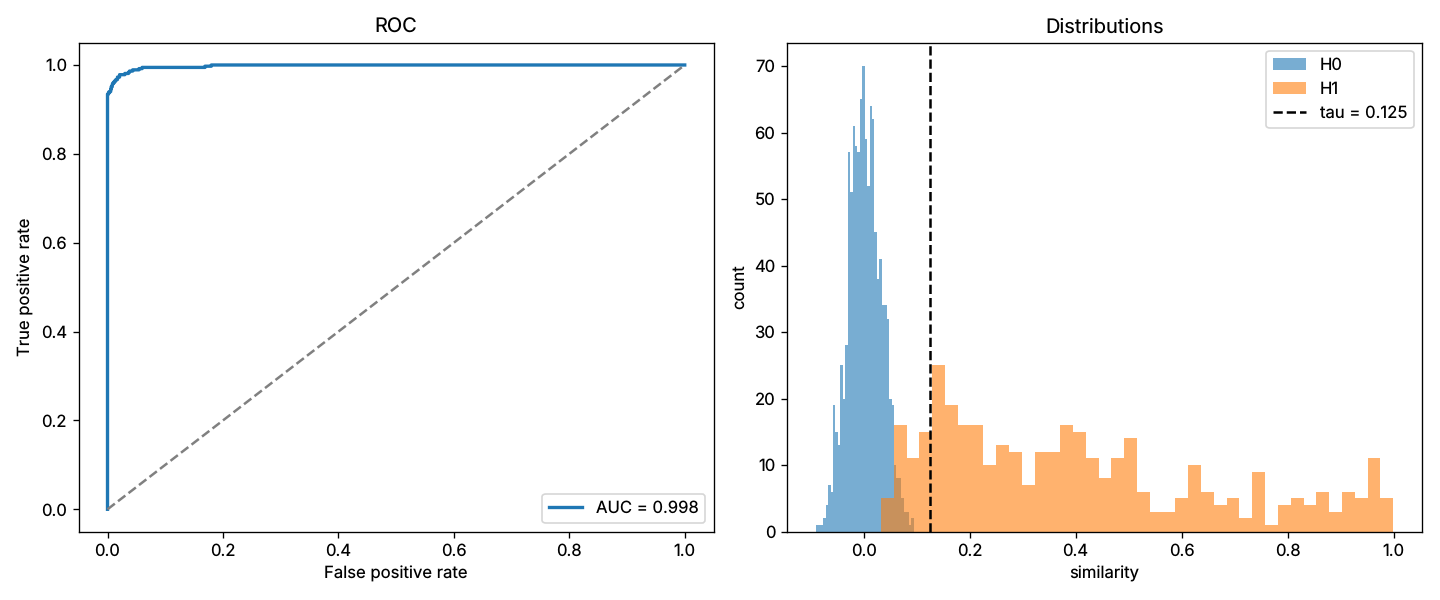

Here is the Python script that generated this plot:
"""
How we find the detection threshold (TAU) using a ROC curve:

TAU is the cutoff similarity score used in detection_clk.py:
  - Similarity >= TAU -> Watermark detected (1)
  - Similarity <  TAU -> Watermark NOT detected (0)

This script finds the optimal TAU value:

    1. Test WITH OUR mark: watermark images, attack them, and measure similarity.
    2. Test WITHOUT mark: test images without our mark (scores should be near 0).
    3. Pick TAU: set the cutoff score to detect our mark with zero false alarms.
    4. Verify: make sure TAU matches the value in detection_clk.py.

Usage:
  python roc_clk.py          (uses ALPHA from embedding_clk.py)
  python roc_clk.py 4.5      (try a different alpha)
"""

import os
import sys

import cv2
import matplotlib
matplotlib.use("Agg")                       # save the plot without opening windows
import matplotlib.pyplot as plt
import numpy as np
from sklearn.metrics import auc, roc_curve

from scipy.fft import dct, idct
from scipy.ndimage import gaussian_filter, median_filter
from scipy.signal import convolve2d

CTM_DIR = os.path.dirname(os.path.abspath(__file__))
ROOT_DIR = os.path.dirname(CTM_DIR)
IMAGES_DIR = os.path.join(ROOT_DIR, "images")
MARK_PATH = os.path.join(ROOT_DIR, "clk.npy")
RESULTS_DIR = os.path.join(CTM_DIR, "results")

MARK_SIZE = 1024


# ---------------------------------------------------------------------------
# Images
# ---------------------------------------------------------------------------
def read_gray(path):
    """Reads a grayscale image with OpenCV (uint8, 512x512)."""
    img = cv2.imread(path, cv2.IMREAD_GRAYSCALE)
    if img is None:
        raise FileNotFoundError(path)
    return img


def to_uint8(x):
    """Converts numbers into valid image pixels: rounds to integers and clamps between 0 and 255."""
    return np.clip(np.rint(x), 0, 255).astype(np.uint8)


def list_images(folder=IMAGES_DIR):
    """Returns an ordered list of all .bmp image file paths in the folder."""
    names = sorted(n for n in os.listdir(folder) if n.lower().endswith(".bmp"))
    return [os.path.join(folder, n) for n in names]


# ---------------------------------------------------------------------------
# WPSNR (LAB-3, identical to the competition one)
# ---------------------------------------------------------------------------
def _csffun(u, v):
    f = np.sqrt(u ** 2 + v ** 2)
    w = 2 * np.pi * f / 60
    sigma = 2
    Sw = 1.5 * np.exp(-sigma ** 2 * w ** 2 / 2) - np.exp(-2 * sigma ** 2 * w ** 2 / 2)
    sita = np.arctan2(v, u)
    bita = 8
    f0 = 11.13
    w0 = 2 * np.pi * f0 / 60
    exp_term = np.exp(bita * (w - w0))
    Ow = (1 + exp_term * (np.cos(2 * sita)) ** 4) / (1 + exp_term)
    return Sw * Ow


def _get_csf_filter():
    freq_range = np.arange(-20, 21, 1)
    u, v = np.meshgrid(freq_range, freq_range, indexing="xy")
    Fmat = _csffun(u, v)
    return np.real(np.fft.ifftshift(np.fft.ifft2(np.fft.ifftshift(Fmat))))


CSF_FILTER = _get_csf_filter()   # computed only once


def wpsnr_lab(image_a, image_b):
    """WPSNR exactly as in LAB-3 (convolve2d). Slow: about 3 s per call."""
    A = image_a.astype(np.float64) / 255.0
    B = image_b.astype(np.float64) / 255.0
    if np.array_equal(A, B):
        return 9999999.0
    weighted_error = convolve2d(A - B, CSF_FILTER, mode="same", boundary="wrap")
    wmse = np.mean(weighted_error ** 2)
    return 20 * np.log10(1.0 / np.sqrt(wmse))


def wpsnr(image_a, image_b):
    """
    Same WPSNR as LAB-3, but the convolution with boundary='wrap' is done with the
    FFT (circular convolution, LAB-2): identical result (difference ~1e-14 dB,
    verified in check_rules.py) and about 30 times faster (~0.1 s).
    """
    A = image_a.astype(np.float64) / 255.0
    B = image_b.astype(np.float64) / 255.0
    if np.array_equal(A, B):
        return 9999999.0
    error = A - B
    kernel = np.zeros_like(error)
    kernel[:41, :41] = CSF_FILTER                         # 41x41 filter ...
    kernel = np.roll(kernel, (-20, -20), axis=(0, 1))     # ... centered at the origin
    weighted_error = np.real(np.fft.ifft2(np.fft.fft2(error) * np.fft.fft2(kernel)))
    wmse = np.mean(weighted_error ** 2)
    return 20 * np.log10(1.0 / np.sqrt(wmse))


# ---------------------------------------------------------------------------
# Watermark and similarity
# ---------------------------------------------------------------------------
def load_mark(path=MARK_PATH):
    """load the competition watermark: 1024 bits 0/1."""
    return np.load(path).astype(np.int64)


def random_mark(rng):
    """Generates a random 1024-bit watermark to simulate a foreign or fake mark."""
    return rng.integers(0, 2, MARK_SIZE)


def to_bipolar(bits):
    """Converts 0/1 bits into -1/+1 so that different marks have ~0 similarity."""
    return 2.0 * np.asarray(bits, dtype=float) - 1.0


def similarity(a, b):
    """Measures similarity between two marks from -1 to 1 (1 = identical, 0 = unrelated)."""
    a = np.asarray(a, dtype=float).ravel()
    b = np.asarray(b, dtype=float).ravel()
    norm = np.linalg.norm(a) * np.linalg.norm(b)
    if norm == 0:
        return 0.0
    return float(np.dot(a, b) / norm)


# ---------------------------------------------------------------------------
# The 6 allowed attacks. All of them: uint8 512x512 as input and output.
# ---------------------------------------------------------------------------
def awgn(img, sigma, seed=0):
    """Additive Gaussian noise with standard deviation sigma."""
    noise = np.random.default_rng(seed).normal(0, sigma, img.shape)
    return to_uint8(img.astype(float) + noise)


def blur(img, sigma):
    """Gaussian low-pass filter."""
    return to_uint8(gaussian_filter(img.astype(float), sigma))


def sharpen(img, alpha, sigma=1.0):
    """Unsharp masking: img + alpha * (img - blur(img))."""
    x = img.astype(float)
    return to_uint8(x + alpha * (x - gaussian_filter(x, sigma)))


def median(img, k):
    """k x k median filter (k odd)."""
    return median_filter(img, size=int(k)).astype(np.uint8)


def jpeg(img, qf):
    """In-memory JPEG compression (cv2.imencode, no temporary file)."""
    ok, encoded = cv2.imencode(".jpg", img, [cv2.IMWRITE_JPEG_QUALITY, int(qf)])
    return cv2.imdecode(encoded, cv2.IMREAD_GRAYSCALE)


def resize(img, scale):
    """Shrinks by 'scale' and brings it back to the original size."""
    h, w = img.shape
    small = cv2.resize(img, (int(w * scale), int(h * scale)), interpolation=cv2.INTER_AREA)
    return cv2.resize(small, (w, h), interpolation=cv2.INTER_CUBIC)


ATTACKS = {
    "awgn": awgn,
    "blur": blur,
    "sharp": sharpen,
    "median": median,
    "jpeg": jpeg,
    "resize": resize,
}


def random_attack(img, rng):
    """Applies 1 or 2 random attacks (blur, noise, jpeg, etc.) to test watermark resistance."""
    out = img
    steps = []
    for _ in range(rng.integers(1, 3)):          # 1 or 2 attacks
        name = rng.choice(list(ATTACKS))
        if name == "awgn":
            p = rng.uniform(1, 20)
            out = awgn(out, p, seed=int(rng.integers(1_000_000)))
        elif name == "blur":
            p = rng.uniform(0.3, 2.0)
            out = blur(out, p)
        elif name == "sharp":
            p = rng.uniform(0.2, 2.0)
            out = sharpen(out, p, sigma=rng.choice([0.5, 1.0]))
        elif name == "median":
            p = rng.choice([3, 5])
            out = median(out, p)
        elif name == "jpeg":
            p = rng.integers(20, 96)
            out = jpeg(out, p)
        else:
            p = rng.uniform(0.5, 0.95)
            out = resize(out, p)
        steps.append("%s(%.2f)" % (name, p))
    return out, " + ".join(steps)


ALPHA = 5.0          # mark strength: WPSNR about 64 dB

def dct2(img):
    return dct(dct(img, axis=0, norm="ortho"), axis=1, norm="ortho")

def idct2(coeff):
    return idct(idct(coeff, axis=1, norm="ortho"), axis=0, norm="ortho")


def embed_dct_ss(original, bits, alpha=ALPHA):
    """Hides the watermark bits inside the original image and returns the watermarked image."""
    x = 2.0 * np.asarray(bits, dtype=float) - 1.0        # 0/1 -> -1/+1
    coeff = dct2(original.astype(float))
    signs = np.sign(coeff)
    magnitudes = np.abs(coeff)

    # locations of the largest coefficients, skipping the first one (the DC)
    locations = np.argsort(-magnitudes, axis=None)[1:MARK_SIZE + 1]

    edited = magnitudes.ravel().copy()
    edited[locations] += alpha * x                       # additive formula
    edited = edited.reshape(coeff.shape) * signs

    result = idct2(edited)
    return np.clip(np.rint(result), 0, 255).astype(np.uint8)


DET_ALPHA = 5.0
DET_TAU = 0.1253     # threshold from the ROC (ALPHA = 5): TPR 0.875, FPR 0 on 1101 H0 cases


def extract_dct_ss(original, image, alpha=DET_ALPHA):
    """Estimate of x (+-1) at the 1024 locations chosen on the ORIGINAL."""
    c0 = np.abs(dct(dct(original.astype(float), axis=0, norm="ortho"), axis=1, norm="ortho"))
    c1 = np.abs(dct(dct(image.astype(float), axis=0, norm="ortho"), axis=1, norm="ortho"))
    locations = np.argsort(-c0, axis=None)[1:MARK_SIZE + 1]
    base = c0.ravel()[locations]
    changed = c1.ravel()[locations]
    return (changed - base) / alpha


FPR_TARGET = 0.01          # within the [0, 0.1] range required by the rules
ATTACKS_PER_IMAGE = 10
N_CALIB = 40               # calibration images
N_TEST = 20                # test images (different from the first ones)
SEED = 2026


def compute_scores(paths, embed, extract, param, bits, rng):
    """
    Collects similarity scores from attack tests:
      - label 1: images WITH our mark (scores should be high).
      - label 0: images WITHOUT our mark (scores should be near 0).
    Returns (scores, labels) to build the ROC curve.
    """
    scores, labels = [], []
    for path in paths:
        orig = read_gray(path)
        wm = embed(orig, bits, param)
        w_ext = extract(orig, wm, param)
        other = embed(orig, random_mark(rng), param)       # image of "another group"
        for _ in range(ATTACKS_PER_IMAGE):
            seed = int(rng.integers(1_000_000))
            attacked, _ = random_attack(wm, np.random.default_rng(seed))
            if wpsnr(wm, attacked) < 35:
                continue
            w_att = extract(orig, attacked, param)
            # H1
            scores.append(similarity(w_ext, w_att)); labels.append(1)
            # H0-a: random watermark
            scores.append(similarity(to_bipolar(random_mark(rng)), w_att)); labels.append(0)
            # H0-b and H0-c: same attack on another group's image and on the original
            for img in (other, orig):
                att0, _ = random_attack(img, np.random.default_rng(seed))
                scores.append(similarity(w_ext, extract(orig, att0, param))); labels.append(0)
    return np.array(scores), np.array(labels)


def choose_tau(scores, labels, fpr_target=FPR_TARGET):
    """
    Finds the best detection threshold (TAU):
      - Maximizes detection rate (catches our mark as often as possible).
      - Keeps false alarms close to zero (FPR <= target).
    Returns the optimal TAU and ROC curve stats.
    """
    fpr, tpr, thr = roc_curve(labels, scores, drop_intermediate=False)
    valid = np.flatnonzero(fpr <= fpr_target)
    best = valid[np.argmax(tpr[valid])]
    h0 = scores[labels == 0]
    floor = h0.mean() + 4 * h0.std()
    tau = max(float(thr[best]), float(floor))
    return tau, fpr, tpr, auc(fpr, tpr), floor


def rates(scores, labels, tau):
    pred = scores >= tau
    tpr = np.mean(pred[labels == 1])
    fpr = np.mean(pred[labels == 0])
    return tpr, fpr


def run(embed, extract, param, n_calib=N_CALIB, n_test=N_TEST, name="dct_ss", plot=True):
    bits = load_mark()
    rng = np.random.default_rng(SEED)
    paths = list_images()
    calib, test = paths[:n_calib], paths[n_calib:n_calib + n_test]

    s_cal, l_cal = compute_scores(calib, embed, extract, param, bits, rng)
    tau, fpr, tpr, roc_auc, floor = choose_tau(s_cal, l_cal)
    s_test, l_test = compute_scores(test, embed, extract, param, bits, rng)
    test_tpr, test_fpr = rates(s_test, l_test, tau)

    h0 = s_cal[l_cal == 0]
    print("scheme %s, parameter %g" % (name, param))
    print("  calibration samples: H1=%d H0=%d" % (np.sum(l_cal == 1), np.sum(l_cal == 0)))
    print("  AUC = %.4f | H0: mean %.4f, std %.4f, max %.4f | minimum 4-std threshold = %.4f"
          % (roc_auc, h0.mean(), h0.std(), h0.max(), floor))
    print("  TAU = %.4f" % tau)
    print("  calibration: TPR %.3f FPR %.4f" % rates(s_cal, l_cal, tau))
    print("  validation:  TPR %.3f FPR %.4f" % (test_tpr, test_fpr))
    if param == DET_ALPHA:
        # check of the threshold written by hand in the detection
        print("  detection TAU = %.4f -> calibration TPR %.3f FPR %.4f | validation TPR %.3f FPR %.4f"
              % ((DET_TAU,) + rates(s_cal, l_cal, DET_TAU) + rates(s_test, l_test, DET_TAU)))

    if plot:
        os.makedirs(RESULTS_DIR, exist_ok=True)
        fig, axes = plt.subplots(1, 2, figsize=(12, 5))
        axes[0].plot(fpr, tpr, lw=2, label="AUC = %.3f" % roc_auc)
        axes[0].plot([0, 1], [0, 1], "--", color="gray")
        axes[0].set(xlabel="False positive rate", ylabel="True positive rate", title="ROC")
        axes[0].legend(loc="lower right")
        axes[1].hist(h0, bins=40, alpha=.6, label="H0")
        axes[1].hist(s_cal[l_cal == 1], bins=40, alpha=.6, label="H1")
        axes[1].axvline(tau, color="black", ls="--", label="tau = %.3f" % tau)
        axes[1].set(xlabel="similarity", ylabel="count", title="Distributions")
        axes[1].legend()
        plt.tight_layout()
        out = os.path.join(RESULTS_DIR, "roc_%s_%g.png" % (name, param))
        plt.savefig(out, dpi=120)
        plt.close(fig)
        print("  plot saved to", out)
    return tau


if __name__ == "__main__":
    alpha = float(sys.argv[1]) if len(sys.argv) > 1 else ALPHA
    run(embed_dct_ss, extract_dct_ss, alpha)
